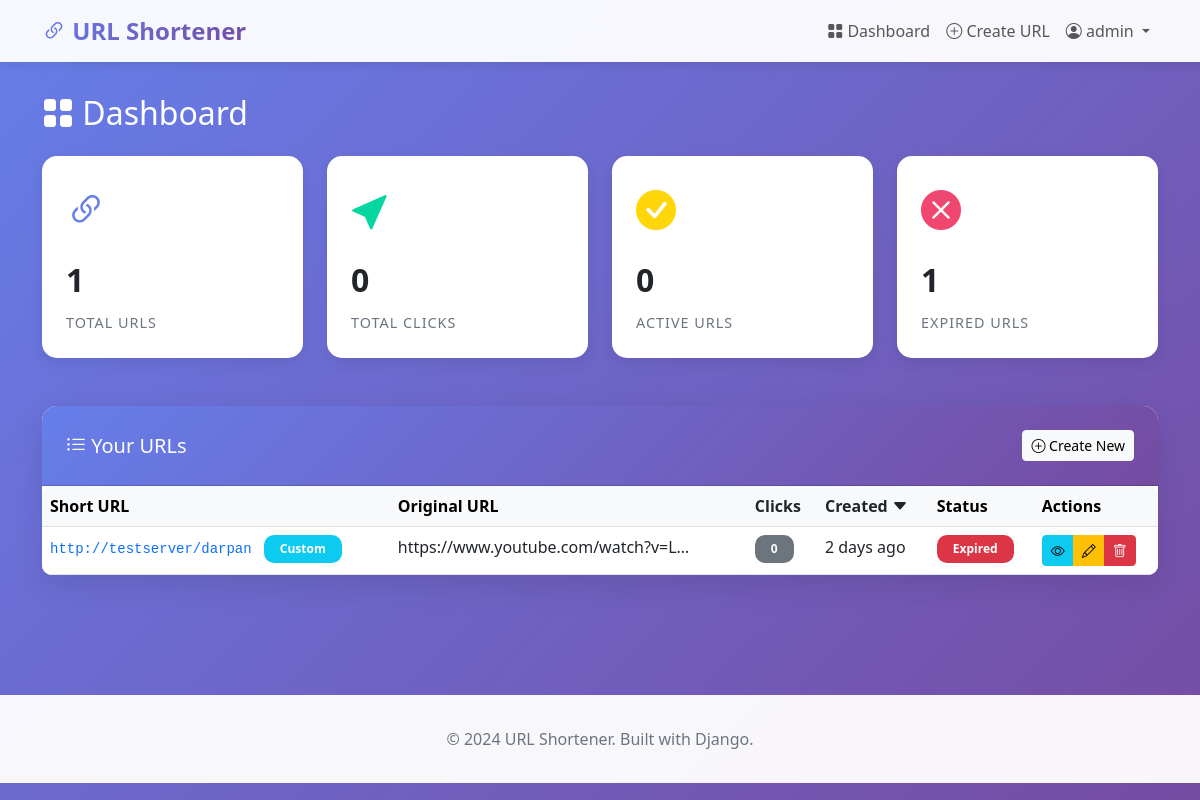
Before: /account/dashboard/ (signed in) with the older database file.
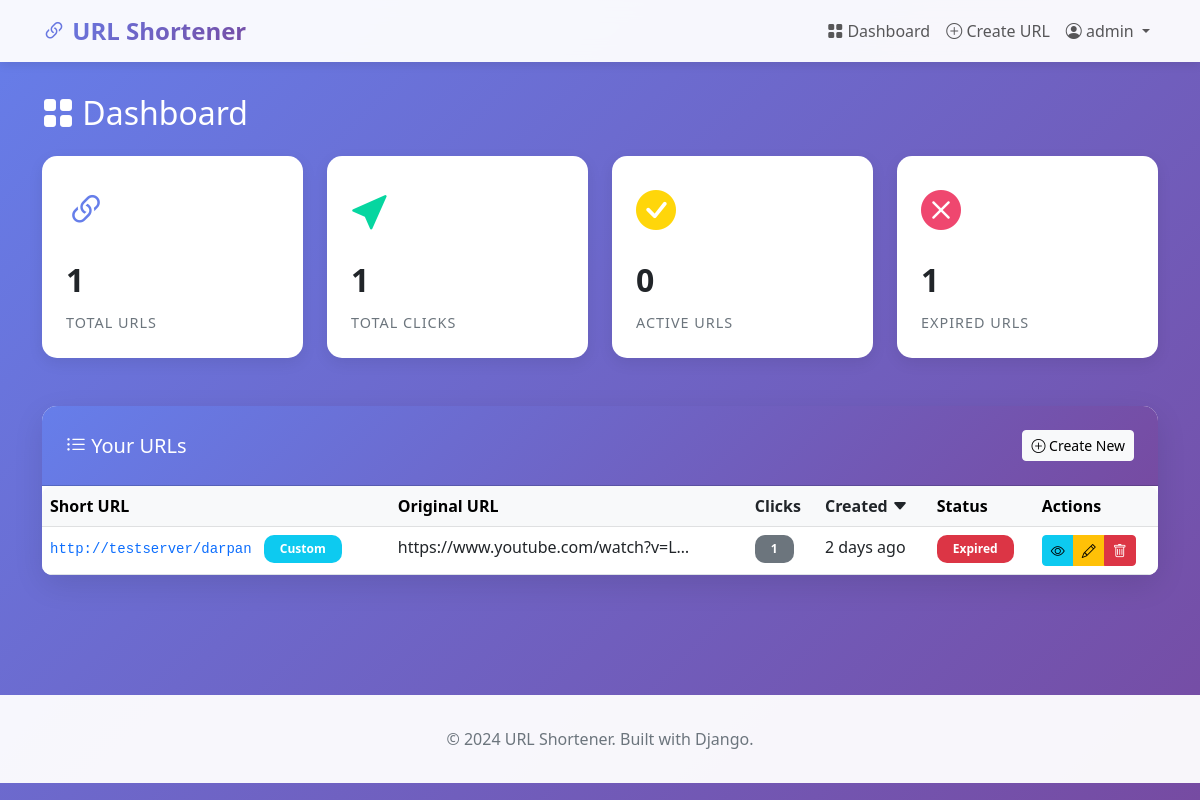
After: the same page with the newer database file.
### account/models.py (models this page shows, shortened)
class Account(AbstractBaseUser,PermissionsMixin):
  first_name = models.CharField(max_length=50)
  last_name = models.CharField(max_length=50)
  username = models.CharField(max_length=50, unique=True)
  email = models.EmailField(max_length=100,unique=True)
  phone_number = models.CharField(max_length=50)
  date_joined = models.DateTimeField(auto_now_add=True)
  last_login = models.DateTimeField(auto_now_add=True)
  is_admin = models.BooleanField(default=False)
  is_staff = models.BooleanField(default=False)
  is_active = models.BooleanField(default=True)
  is_superadmin = models.BooleanField(default=False)
  objects = MyAccountManager()
  USERNAME_FIELD = 'email'
  REQUIRED_FIELDS = ['first_name','last_name','username']

### home/models.py (models this page shows, shortened)
class ShortenedURL(models.Model):
    user = models.ForeignKey(User, on_delete=models.CASCADE, related_name='urls')
    original_url = models.URLField(max_length=2048, verbose_name='Original URL')
    short_key = models.CharField(max_length=50, unique=True, db_index=True, verbose_name='Short Key')
    custom_key = models.BooleanField(default=False, verbose_name='Is Custom Key')
    click_count = models.IntegerField(default=0, verbose_name='Click Count')
    created_at = models.DateTimeField(auto_now_add=True)
    updated_at = models.DateTimeField(auto_now=True)
    expires_at = models.DateTimeField(null=True, blank=True, verbose_name='Expires At')
    qr_code = models.ImageField(upload_to='qr_codes/', blank=True, null=True, verbose_name='QR Code')
    class Meta:
        ordering = ['-created_at']
        verbose_name = 'Shortened URL'
        verbose_name_plural = 'Shortened URLs'
        indexes = [
            models.Index(fields=['user', '-created_at']),
            models.Index(fields=['short_key']),
        ]
    def is_expired(self):
        if self.expires_at is None:
            return False
        return timezone.now() > self.expires_at

### account/views.py (the view)
# urls.py: path('dashboard/', dashboard, name='dashboard'),
@login_required
def dashboard(request):
    urls = ShortenedURL.objects.filter(user=request.user).select_related('user')
    total_urls = urls.count()
    total_clicks = sum(url.click_count for url in urls)
    active_urls = urls.filter(Q(expires_at__isnull=True) | Q(expires_at__gt=timezone.now())).count()
    expired_urls = total_urls - active_urls
    sort_by = request.GET.get('sort', '-created_at')
    if sort_by in ['created_at', '-created_at', 'click_count', '-click_count', 'original_url']:
        urls = urls.order_by(sort_by)
    context = {
        'urls': urls,
        'total_urls': total_urls,
        'total_clicks': total_clicks,
        'active_urls': active_urls,
        'expired_urls': expired_urls,
        'current_sort': sort_by,
    }
    return render(request, 'account/dashboard.html', context)

### templates/account/dashboard.html (shortened to what this page needs)
{% extends 'base.html' %}
{% block content %}
<div class="mb-4">
    <h2 class="text-white mb-4"><i class="bi bi-grid-fill"></i> Dashboard</h2>
    <div class="row g-4 mb-4">
        <div class="col-md-3">
            <div class="stat-card">
                <div class="stat-icon" style="color: #667eea;">
                    <i class="bi bi-link-45deg"></i>
                </div>
                <div class="stat-value">{{ total_urls }}</div>
                <div class="stat-label">Total URLs</div>
            </div>
        </div>
        <div class="col-md-3">
            <div class="stat-card">
                <div class="stat-icon" style="color: #06d6a0;">
                    <i class="bi bi-cursor-fill"></i>
                </div>
                <div class="stat-value">{{ total_clicks }}</div>
                <div class="stat-label">Total Clicks</div>
            </div>
        </div>
        <div class="col-md-3">
            <div class="stat-card">
                <div class="stat-icon" style="color: #ffd60a;">
                    <i class="bi bi-check-circle-fill"></i>
                </div>
                <div class="stat-value">{{ active_urls }}</div>
                <div class="stat-label">Active URLs</div>
            </div>
        </div>
        <div class="col-md-3">
            <div class="stat-card">
                <div class="stat-icon" style="color: #ef476f;">
                    <i class="bi bi-x-circle-fill"></i>
                </div>
                <div class="stat-value">{{ expired_urls }}</div>
                <div class="stat-label">Expired URLs</div>
            </div>
        </div>
    </div>
    <div class="card">
        <div class="card-header d-flex justify-content-between align-items-center">
            <h5 class="mb-0"><i class="bi bi-list-ul"></i> Your URLs</h5>
            <a href="{% url 'create_url' %}" class="btn btn-light btn-sm">
                <i class="bi bi-plus-circle"></i> Create New
            </a>
        </div>
        <div class="card-body p-0">
            {% if urls %}
                <div class="table-responsive">
                    <table class="table table-hover mb-0">
                        <thead class="table-light">
                            <tr>
                                <th>Short URL</th>
                                <th>Original URL</th>
                                <th>
                                    <a href="?sort={% if current_sort == 'click_count' %}-click_count{% else %}click_count{% endif %}"
                                       class="text-decoration-none text-dark">
                                        Clicks
                                    </a>
                                </th>
                                <th>
                                    <a href="?sort={% if current_sort == 'created_at' %}-created_at{% else %}created_at{% endif %}"
                                       class="text-decoration-none text-dark">
                                        Created
                                        {% if current_sort == 'created_at' %}
                                            <i class="bi bi-caret-up-fill"></i>
                                        {% elif current_sort == '-created_at' %}
                                            <i class="bi bi-caret-down-fill"></i>
                                        {% endif %}
                                    </a>
                                </th>
                                <th>Status</th>
                                <th>Actions</th>
                            </tr>
                        </thead>
                        <tbody>
                            {% for url in urls %}
                                <tr>
                                    <td>
                                        <code class="text-primary">{{ request.scheme }}://{{ request.get_host }}/{{ url.short_key }}</code>
                                        {% if url.custom_key %}
                                            <span class="badge bg-info ms-2">Custom</span>
                                        {% endif %}
                                    </td>
                                    <td>
                                        <div style="max-width: 300px; overflow: hidden; text-overflow: ellipsis; white-space: nowrap;">
                                            {{ url.original_url }}
                                        </div>
                                    </td>
                                    <td>
                                        <span class="badge bg-secondary">{{ url.click_count }}</span>
                                    </td>
                                    <td>{{ url.created_at|timesince }} ago</td>
                                    <td>
                                        {% if url.is_expired %}
                                            <span class="badge bg-danger">Expired</span>
                                        {% elif url.expires_at %}
                                            <span class="badge bg-warning text-dark">
                                                Expires in {{ url.expires_at|timeuntil }}
                                            </span>
                                        {% else %}
                                            <span class="badge bg-success">Active</span>
                                        {% endif %}
                                    </td>
                                    <td>
                                        <div class="btn-group btn-group-sm">
                                            <a href="{% url 'url_detail' url.pk %}" class="btn btn-info" title="View Details">
                                                <i class="bi bi-eye"></i>
                                            </a>
                                            <a href="{% url 'edit_url' url.pk %}" class="btn btn-warning" title="Edit">
                                                <i class="bi bi-pencil"></i>
                                            </a>
                                            <a href="{% url 'delete_url' url.pk %}" class="btn btn-danger" title="Delete">
                                                <i class="bi bi-trash"></i>
                                            </a>
                                        </div>
                                    </td>
                                </tr>
                            {% endfor %}
                        </tbody>
                    </table>
                </div>
            {% endif %}
        </div>
    </div>
</div>
{% endblock %}

### templates/base.html (shortened to what this page needs)
<!DOCTYPE html>
<html lang="en">
<head>
    <link href="https://cdn.jsdelivr.net/npm/bootstrap@5.3.0/dist/css/bootstrap.min.css" rel="stylesheet">
    <link rel="stylesheet" href="https://cdn.jsdelivr.net/npm/bootstrap-icons@1.10.0/font/bootstrap-icons.css">
</head>
<body>
    <nav class="navbar navbar-expand-lg navbar-light">
        <div class="container">
            <a class="navbar-brand" href="{% url 'home' %}">
                <i class="bi bi-link-45deg"></i> URL Shortener
            </a>
            <div class="collapse navbar-collapse" id="navbarNav">
                <ul class="navbar-nav ms-auto">
                    {% if user.is_authenticated %}
                        <li class="nav-item">
                            <a class="nav-link" href="{% url 'dashboard' %}">
                                <i class="bi bi-grid-fill"></i> Dashboard
                            </a>
                        </li>
                        <li class="nav-item">
                            <a class="nav-link" href="{% url 'create_url' %}">
                                <i class="bi bi-plus-circle"></i> Create URL
                            </a>
                        </li>
                        <li class="nav-item dropdown">
                            <a class="nav-link dropdown-toggle" href="#" id="navbarDropdown" role="button" data-bs-toggle="dropdown">
                                <i class="bi bi-person-circle"></i> {{ user.username }}
                            </a>
                        </li>
                    {% endif %}
                </ul>
            </div>
        </div>
    </nav>
    <div class="content-wrapper">
        <div class="container">
            {% block content %}{% endblock %}
        </div>
    </div>
    <footer class="footer">
        <div class="container">
            <p class="mb-0">&copy; 2024 URL Shortener. Built with Django.</p>
        </div>
    </footer>
</body>
</html>

### templates/base.html (style rules this page uses)
:root { --primary-color: #4361ee; --secondary-color: #3f37c9; --success-color: #06d6a0; --danger-color: #ef476f; --warning-color: #ffd60a; --dark-color: #2b2d42; --light-color: #f8f9fa; }
body { background: linear-gradient(135deg, #667eea 0%, #764ba2 100%); min-height: 100vh; font-family: 'Segoe UI', Tahoma, Geneva, Verdana, sans-serif; }
.navbar { background: rgba(255, 255, 255, 0.95) !important; backdrop-filter: blur(10px); box-shadow: 0 2px 10px rgba(0,0,0,0.1); }
.navbar-brand { font-weight: 700; font-size: 1.5rem; background: linear-gradient(135deg, #667eea 0%, #764ba2 100%); -webkit-background-clip: text; -webkit-text-fill-color: transparent; }
.content-wrapper { padding: 2rem 0; }
.card { border: none; border-radius: 15px; box-shadow: 0 10px 30px rgba(0,0,0,0.1); background: white; }
.card-header { background: linear-gradient(135deg, #667eea 0%, #764ba2 100%); color: white; border-radius: 15px 15px 0 0 !important; padding: 1.5rem; }
.table { background: white; border-radius: 10px; overflow: hidden; }
.badge { padding: 0.5rem 1rem; border-radius: 10px; font-weight: 600; }
.stat-card { background: white; border-radius: 15px; padding: 1.5rem; margin-bottom: 1.5rem; box-shadow: 0 5px 15px rgba(0,0,0,0.08); transition: all 0.3s; }
.stat-icon { font-size: 2.5rem; margin-bottom: 1rem; }
.stat-value { font-size: 2rem; font-weight: 700; margin-bottom: 0.5rem; }
.stat-label { color: #6c757d; font-size: 0.9rem; text-transform: uppercase; letter-spacing: 1px; }
.footer { background: rgba(255, 255, 255, 0.95); padding: 2rem 0; margin-top: 4rem; text-align: center; color: #6c757d; }

Changed rows visible on the page:
changed ShortenedURL "darpan": click_count "0" → "1"
Other visible differences:
{{ total_clicks }}: "0" → "1"
